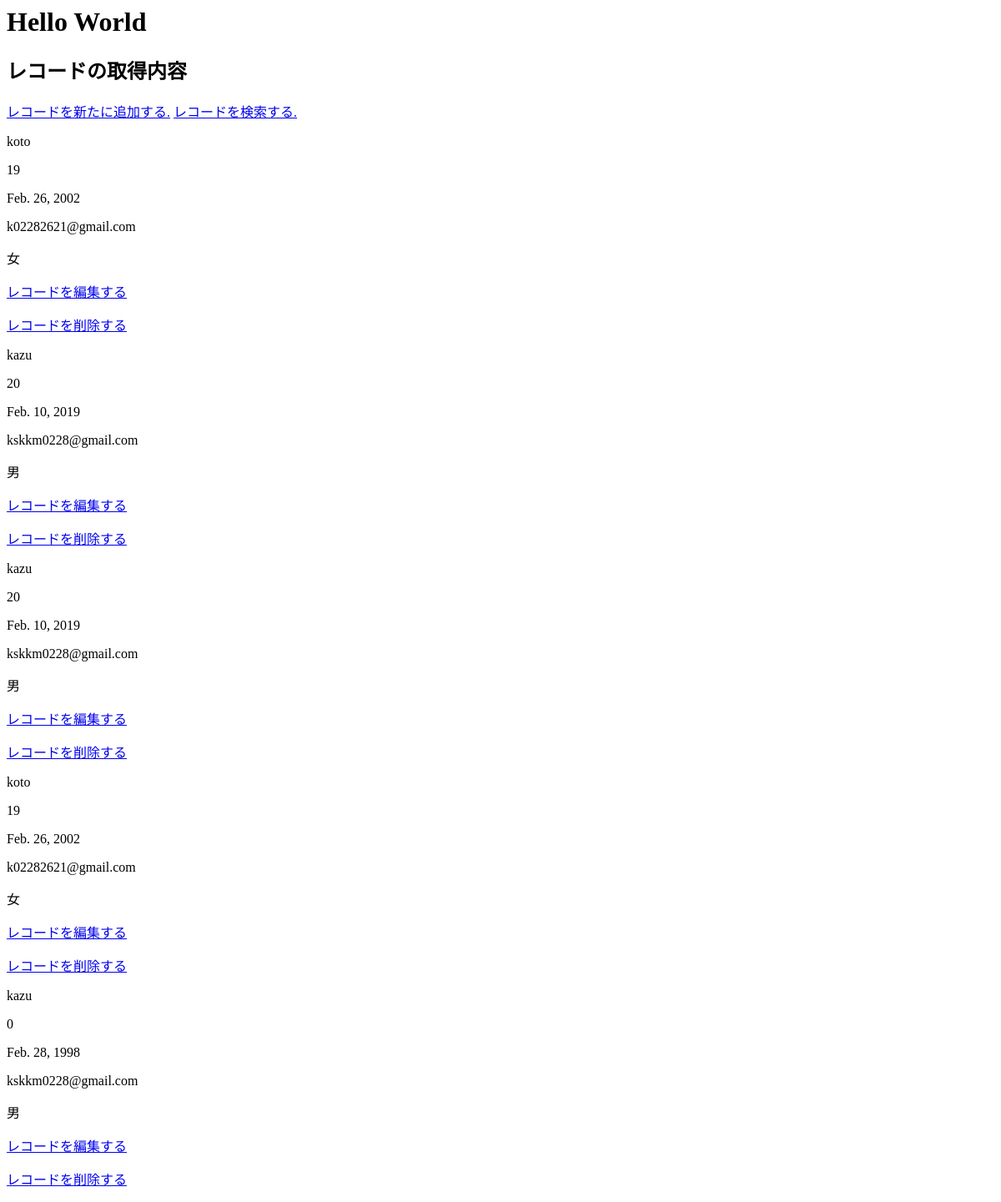
/polls/sample/, run on an earlier commit of the app's database.
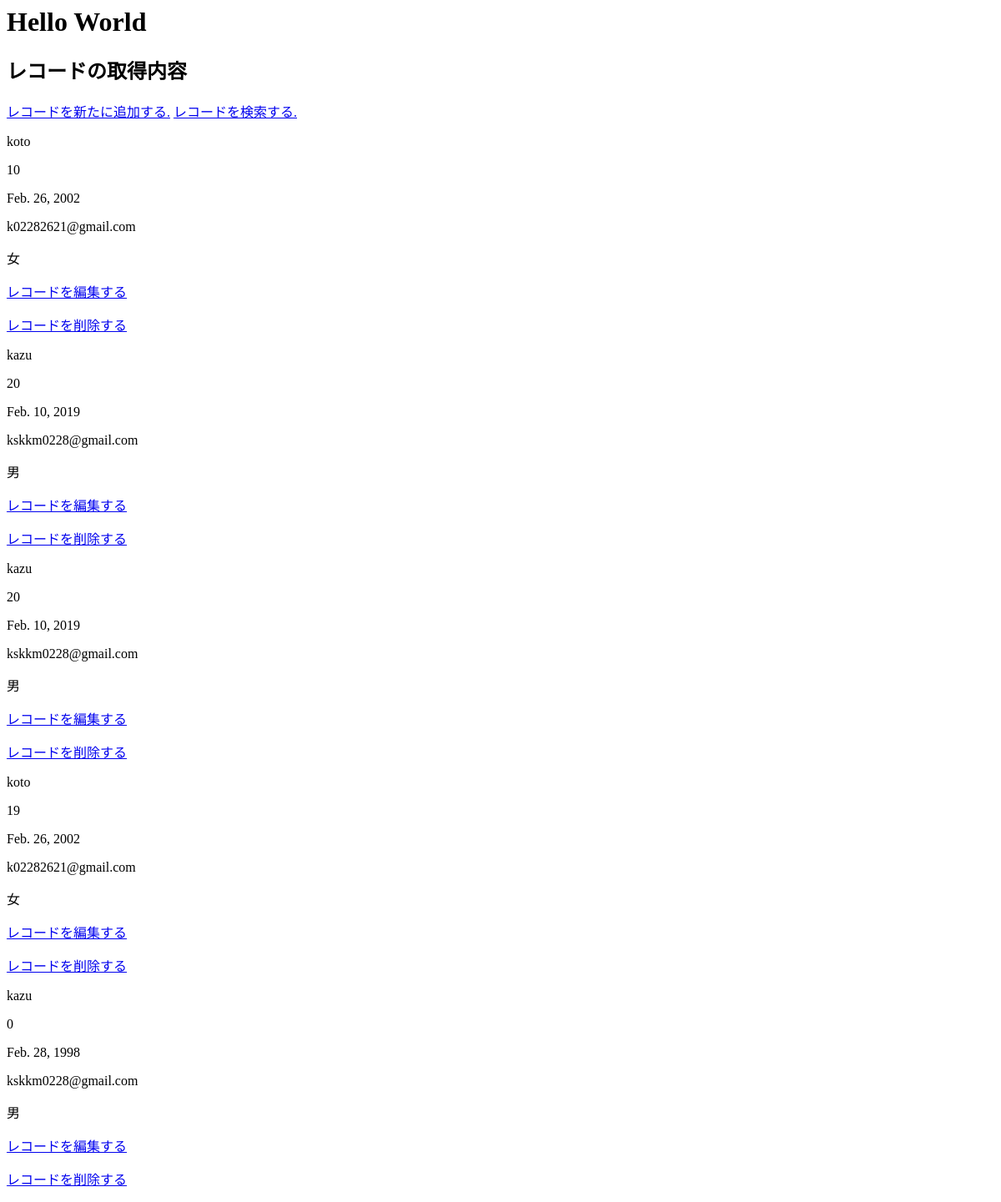
And on a later commit of the database.
### polls/models.py (models this page shows)
class Person(models.Model):
    name = models.CharField(max_length=50)
    age = models.IntegerField(default=0)
    birthday = models.DateField()
    mail = models.EmailField(max_length=100)
    gender = models.BooleanField()

### polls/views.py (the view)
# urls.py: path('sample/', SampleTemplateView.as_view(), name='index'),
class SampleTemplateView(TemplateView):
    template_name = "polls/index.html"
    def get_context_data(self, **kwargs):
        context = super().get_context_data(**kwargs)
        context["data"] = Person.objects.all()
        return context

### polls/templates/polls/index.html (shortened to what this page needs)
<html>
<head>
</head>
<body>
<h1>Hello World</h1>
<h2>レコードの取得内容</h2>
<a href="{% url 'create'  %}">レコードを新たに追加する.</a>
<a href="{% url 'find'  %}">レコードを検索する.</a>
{% for item in data %}
    <p>{{ item.name }}</p>
    <p>{{ item.age }}</p>
    <p>{{ item.birthday }}</p>
    <p>{{ item.mail }}</p>
    {% if item.gender == True %}男{% endif %}
    {% if item.gender == False %}女{% endif %}
    <p><a href="{% url 'edit' item.id %}">レコードを編集する</a><p>
    <p><a href="{% url 'delete' item.id %}">レコードを削除する</a><p>
{% endfor %}
</body>
</html>

What changed in the data, as far as the page shows it:
changed Person (number 1 of 5 on the later page): age "19" → "10"
